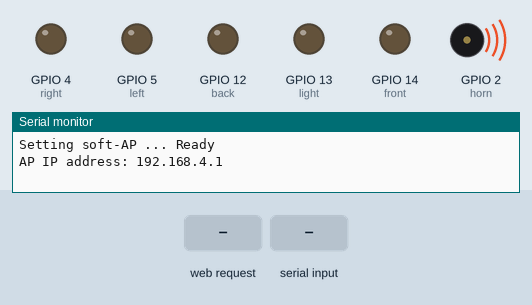
This sketch was run on a simulated ESP8266 (NodeMCU). Shown: output pins drawn as LEDs (lit = HIGH), buzzer (waves = sounding, pin HIGH), the last lines printed to the serial monitor. The test bench sets the inputs (shaded band).

Above: at 1.2 s.
1.3 s: HTTP request GET /W received
At 2.3 s:
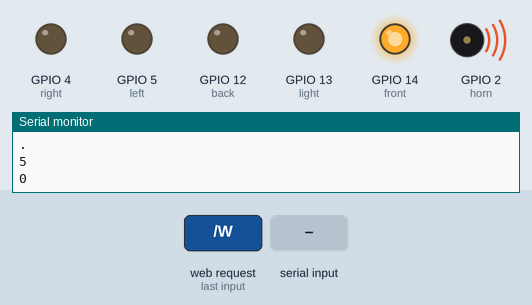
2.8 s: "S" received over Serial
At 3.2 s:
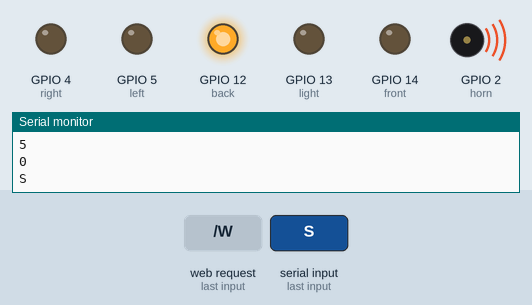
4.3 s: "A" received over Serial
At 5.5 s:
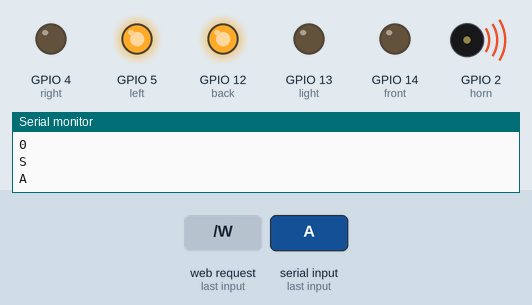
5.8 s: "D" received over Serial
At 6.7 s:
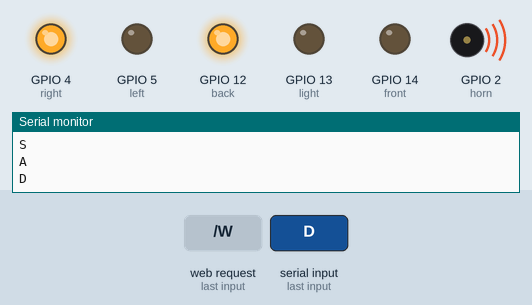
7.3 s: "W" received over Serial
At 7.8 s:
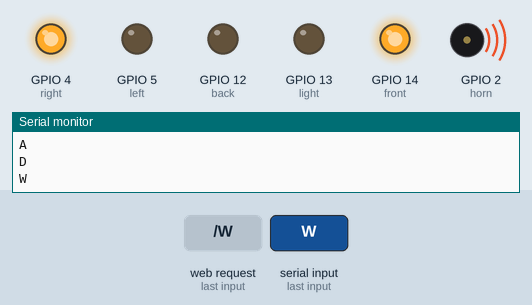
8.8 s: "w" received over Serial
At 10.2 s:
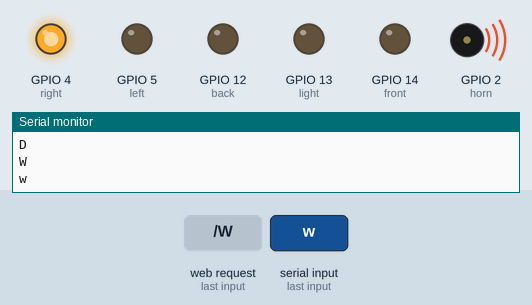
Timing chart, 0 to 11.3 s (numbered marks = the images above; inputs shaded):
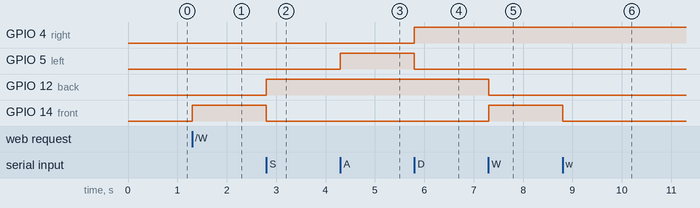

The sketch:

TcpServer.ino
```cpp
#include <ESP8266WiFi.h>
WiFiServer server(8080);
WiFiClient client;
int left = 5;  //d1
int right = 4;  //d2
int front = 14;  //d5
int back = 12;  //d6
int light = 13; //d7
int horn = 2; //d4
void connectt()
{
  client = server.available();
  if (client)
  {
    Serial.println("Connected to client");
    client.write("Well Come Back");
  }
}

void setup () {
  pinMode(horn, OUTPUT);
  digitalWrite(horn, HIGH);

  pinMode(left, OUTPUT);
  digitalWrite(left, LOW);

  pinMode(right, OUTPUT);
  digitalWrite(right, LOW);

  pinMode(front, OUTPUT);
  digitalWrite(front, LOW);

  pinMode(back, OUTPUT);
  digitalWrite(back, LOW);

  pinMode(light, OUTPUT);
  digitalWrite(light, LOW);

  Serial.begin(115200);

#ifndef ESP8266
  while (!Serial); // wait for serial port to connect. Needed for native USB
#endif

  Serial.println();
  server.begin();
  Serial.print("Setting soft-AP ... ");
  Serial.println(WiFi.softAP("ESP_BHANU", "bhanu1234") ? "Ready" : "Failed!");
  IPAddress myIP = WiFi.softAPIP();
  Serial.print("AP IP address: ");
  Serial.println(myIP);
  connectt();
}
void performAction(String ch) {
  Serial.println(ch);
  if (ch == "W")
  {
    digitalWrite(back, LOW);
    digitalWrite(front, HIGH);
  }
  else if (ch == "S")
  {
    digitalWrite(front, LOW);
    digitalWrite(back, HIGH);
  }
  else if (ch == "A")
  {
    digitalWrite(right, LOW);
    digitalWrite(left, HIGH);
  }
  else if (ch == "D")
  {
    digitalWrite(left, LOW);
    digitalWrite(right, HIGH);
  }
  else if (ch == "w")
  {
    digitalWrite(front, LOW);
  }
  else if (ch == "s")
  {
    digitalWrite(back, LOW);
  }
  else if (ch == "a")
  {
    digitalWrite(left, LOW);
  }
  else if (ch == "d")
  {
    digitalWrite(right, LOW);
  }
  else if (ch == "L")
  {
    digitalWrite(light, HIGH);
  }
  else if (ch == "l")
  {
    digitalWrite(light, LOW);
  }
  else if (ch == "B")
  {
   digitalWrite(horn, LOW);
  }
  else if (ch == "b")
  {
   digitalWrite(horn, HIGH);
  }
}
void loop () {

  while (Serial.available() > 0)
  {
    char ch = Serial.read();
    if (ch != '\0' )
    {
      performAction(String(ch));
    }
  }

  if (!client)
    connectt();
  else
  {
    while (client.available() > 0)
    {
      char ch = client.read();
      if (ch != '\0' )
      {
        performAction(String(ch));
      }
    }
  }
}
```

Measured:
- after the input at 1.3 s, GPIO 14 (front): LOW → HIGH at once
- after the input at 2.8 s, GPIO 12 (back): LOW → HIGH at once; GPIO 14 (front): HIGH → LOW at once
- after the input at 4.3 s, GPIO 5 (left): LOW → HIGH at once
- after the input at 5.8 s, GPIO 4 (right): LOW → HIGH at once; GPIO 5 (left): HIGH → LOW at once
- after the input at 7.3 s, GPIO 12 (back): HIGH → LOW at once; GPIO 14 (front): LOW → HIGH at once
- after the input at 8.8 s, GPIO 14 (front): HIGH → LOW at once
